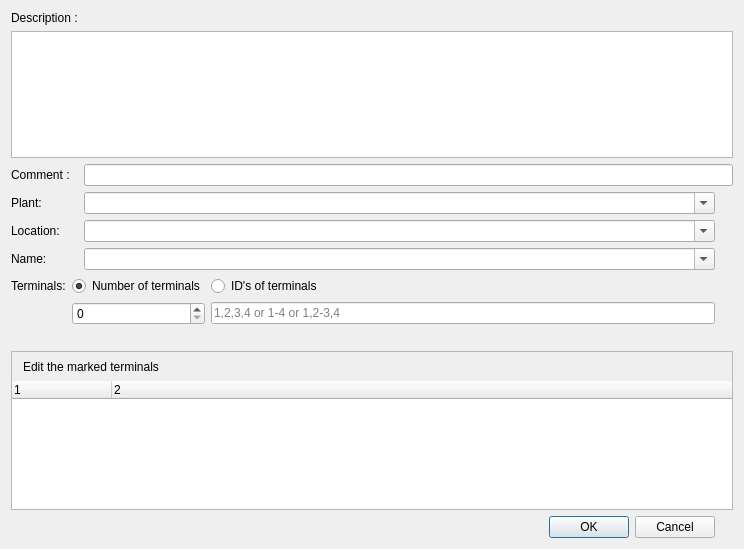
<?xml version="1.0" encoding="UTF-8"?>
<ui version="4.0">
 <class>AddTerminalStripDialog</class>
 <widget class="QDialog" name="AddTerminalStripDialog">
  <property name="geometry">
   <rect>
    <x>0</x>
    <y>0</y>
    <width>744</width>
    <height>549</height>
   </rect>
  </property>
  <property name="windowTitle">
   <string>Add a terminal strip</string>
  </property>
  <layout class="QGridLayout" name="gridLayout_2">
   <item row="0" column="0">
    <widget class="QLabel" name="label_4">
     <property name="text">
      <string>Description :</string>
     </property>
    </widget>
   </item>
   <item row="1" column="0" colspan="5">
    <widget class="QPlainTextEdit" name="m_description_te"/>
   </item>
   <item row="2" column="0">
    <widget class="QLabel" name="label_5">
     <property name="text">
      <string>Comment :</string>
     </property>
    </widget>
   </item>
   <item row="2" column="1" colspan="4">
    <widget class="QLineEdit" name="m_comment_le"/>
   </item>
   <item row="3" column="0">
    <widget class="QLabel" name="label">
     <property name="text">
      <string>Plant:</string>
     </property>
    </widget>
   </item>
   <item row="3" column="1">
    <widget class="QComboBox" name="m_installation_cb">
     <property name="editable">
      <bool>true</bool>
     </property>
     <property name="insertPolicy">
      <enum>QComboBox::InsertPolicy::NoInsert</enum>
     </property>
    </widget>
   </item>
   <item row="4" column="0">
    <widget class="QLabel" name="label_2">
     <property name="text">
      <string>Location:</string>
     </property>
    </widget>
   </item>
   <item row="4" column="1">
    <widget class="QComboBox" name="m_location_cb">
     <property name="editable">
      <bool>true</bool>
     </property>
     <property name="insertPolicy">
      <enum>QComboBox::InsertPolicy::NoInsert</enum>
     </property>
    </widget>
   </item>
   <item row="5" column="0">
    <widget class="QLabel" name="label_3">
     <property name="text">
      <string>Name:</string>
     </property>
    </widget>
   </item>
   <item row="5" column="1">
    <widget class="QComboBox" name="m_name_cb">
     <property name="editable">
      <bool>true</bool>
     </property>
     <property name="insertPolicy">
      <enum>QComboBox::InsertPolicy::NoInsert</enum>
     </property>
    </widget>
   </item>
   <item row="6" column="0" colspan="2">
    <layout class="QGridLayout" name="gridLayout">
     <item row="0" column="2">
      <widget class="QRadioButton" name="m_id_rb">
       <property name="text">
        <string>ID's of terminals</string>
       </property>
      </widget>
     </item>
     <item row="0" column="1">
      <widget class="QRadioButton" name="m_number_rb">
       <property name="text">
        <string>Number of terminals</string>
       </property>
       <property name="checked">
        <bool>true</bool>
       </property>
      </widget>
     </item>
     <item row="0" column="0">
      <widget class="QLabel" name="label_6">
       <property name="text">
        <string>Terminals:</string>
       </property>
      </widget>
     </item>
     <item row="1" column="2">
      <widget class="QLineEdit" name="m_id_le">
       <property name="placeholderText">
        <string>1,2,3,4 or 1-4 or 1,2-3,4</string>
       </property>
      </widget>
     </item>
     <item row="1" column="1">
      <widget class="QSpinBox" name="m_number_sb">
       <property name="toolTip">
        <string>How many terminals to add to the terminal strip</string>
       </property>
       <property name="minimum">
        <number>0</number>
       </property>
       <property name="maximum">
        <number>99</number>
       </property>
       <property name="value">
        <number>0</number>
       </property>
      </widget>
     </item>
    </layout>
   </item>
   <item row="8" column="0" colspan="5">
    <widget class="QFrame" name="m_preview_group">
     <property name="frameShape">
      <enum>QFrame::StyledPanel</enum>
     </property>
     <property name="frameShadow">
      <enum>QFrame::Sunken</enum>
     </property>
     <layout class="QVBoxLayout" name="m_preview_layout">
      <property name="leftMargin">
       <number>0</number>
      </property>
      <property name="topMargin">
       <number>0</number>
      </property>
      <property name="rightMargin">
       <number>0</number>
      </property>
      <property name="bottomMargin">
       <number>0</number>
      </property>
      <property name="spacing">
       <number>0</number>
      </property>
      <item>
       <widget class="QToolBar" name="m_preview_toolbar">
        <property name="iconSize">
         <size>
          <width>16</width>
          <height>16</height>
         </size>
        </property>
        <property name="movable">
         <bool>false</bool>
        </property>
        <property name="floatable">
         <bool>false</bool>
        </property>
        <property name="toolButtonStyle">
         <enum>Qt::ToolButtonIconOnly</enum>
        </property>
        <property name="windowTitle">
         <string>previewToolbar</string>
        </property>
        <addaction name="m_edit_terminals"/>
       </widget>
      </item>
      <item>
       <widget class="QTreeWidget" name="m_preview_tree">
        <property name="frameShape">
         <enum>QFrame::NoFrame</enum>
        </property>
        <property name="toolTip">
         <string>Terminals about to be added to the terminal strip, with the symbol each one is drawn with. Greyed out rows at the top show what the terminal strip already holds; they are display only. Select one or several of the others and give them their properties with the button above; a terminal without a symbol is not drawn in any folio yet.</string>
        </property>
        <property name="selectionMode">
         <enum>QAbstractItemView::SelectionMode::ExtendedSelection</enum>
        </property>
        <property name="columnCount">
         <number>2</number>
        </property>
        <column>
         <property name="text">
          <string notr="true">1</string>
         </property>
        </column>
        <column>
         <property name="text">
          <string notr="true">2</string>
         </property>
        </column>
       </widget>
      </item>
     </layout>
    </widget>
   </item>
   <item row="9" column="1">
    <widget class="QDialogButtonBox" name="buttonBox">
     <property name="orientation">
      <enum>Qt::Orientation::Horizontal</enum>
     </property>
     <property name="standardButtons">
      <set>QDialogButtonBox::StandardButton::Cancel|QDialogButtonBox::StandardButton::Ok</set>
     </property>
    </widget>
   </item>
   <item row="7" column="0" colspan="2">
    <widget class="QLabel" name="m_notice_lb">
     <property name="visible">
      <bool>true</bool>
     </property>
     <property name="text">
      <string notr="true"/>
     </property>
     <property name="wordWrap">
      <bool>true</bool>
     </property>
    </widget>
   </item>
  </layout>
  <action name="m_edit_terminals">
   <property name="icon">
    <iconset theme="configure"/>
   </property>
   <property name="text">
    <string>Edit the marked terminals...</string>
   </property>
   <property name="toolTip">
    <string>Open the dialog for the terminals marked in the list below</string>
   </property>
  </action>
  <zorder>label</zorder>
  <zorder>m_installation_cb</zorder>
  <zorder>label_2</zorder>
  <zorder>m_location_cb</zorder>
  <zorder>label_3</zorder>
  <zorder>m_name_cb</zorder>
  <zorder>buttonBox</zorder>
  <zorder>m_description_te</zorder>
  <zorder>label_5</zorder>
  <zorder>m_comment_le</zorder>
  <zorder>m_preview_group</zorder>
  <zorder>m_notice_lb</zorder>
  <zorder>label_4</zorder>
 </widget>
 <tabstops>
  <tabstop>m_installation_cb</tabstop>
  <tabstop>m_location_cb</tabstop>
  <tabstop>m_name_cb</tabstop>
  <tabstop>m_number_rb</tabstop>
  <tabstop>m_number_sb</tabstop>
  <tabstop>m_id_rb</tabstop>
  <tabstop>m_id_le</tabstop>
  <tabstop>m_preview_tree</tabstop>
 </tabstops>
 <resources/>
 <connections>
  <connection>
   <sender>buttonBox</sender>
   <signal>accepted()</signal>
   <receiver>AddTerminalStripDialog</receiver>
   <slot>accept()</slot>
   <hints>
    <hint type="sourcelabel">
     <x>248</x>
     <y>254</y>
    </hint>
    <hint type="destinationlabel">
     <x>157</x>
     <y>274</y>
    </hint>
   </hints>
  </connection>
  <connection>
   <sender>buttonBox</sender>
   <signal>rejected()</signal>
   <receiver>AddTerminalStripDialog</receiver>
   <slot>reject()</slot>
   <hints>
    <hint type="sourcelabel">
     <x>316</x>
     <y>260</y>
    </hint>
    <hint type="destinationlabel">
     <x>286</x>
     <y>274</y>
    </hint>
   </hints>
  </connection>
 </connections>
</ui>
